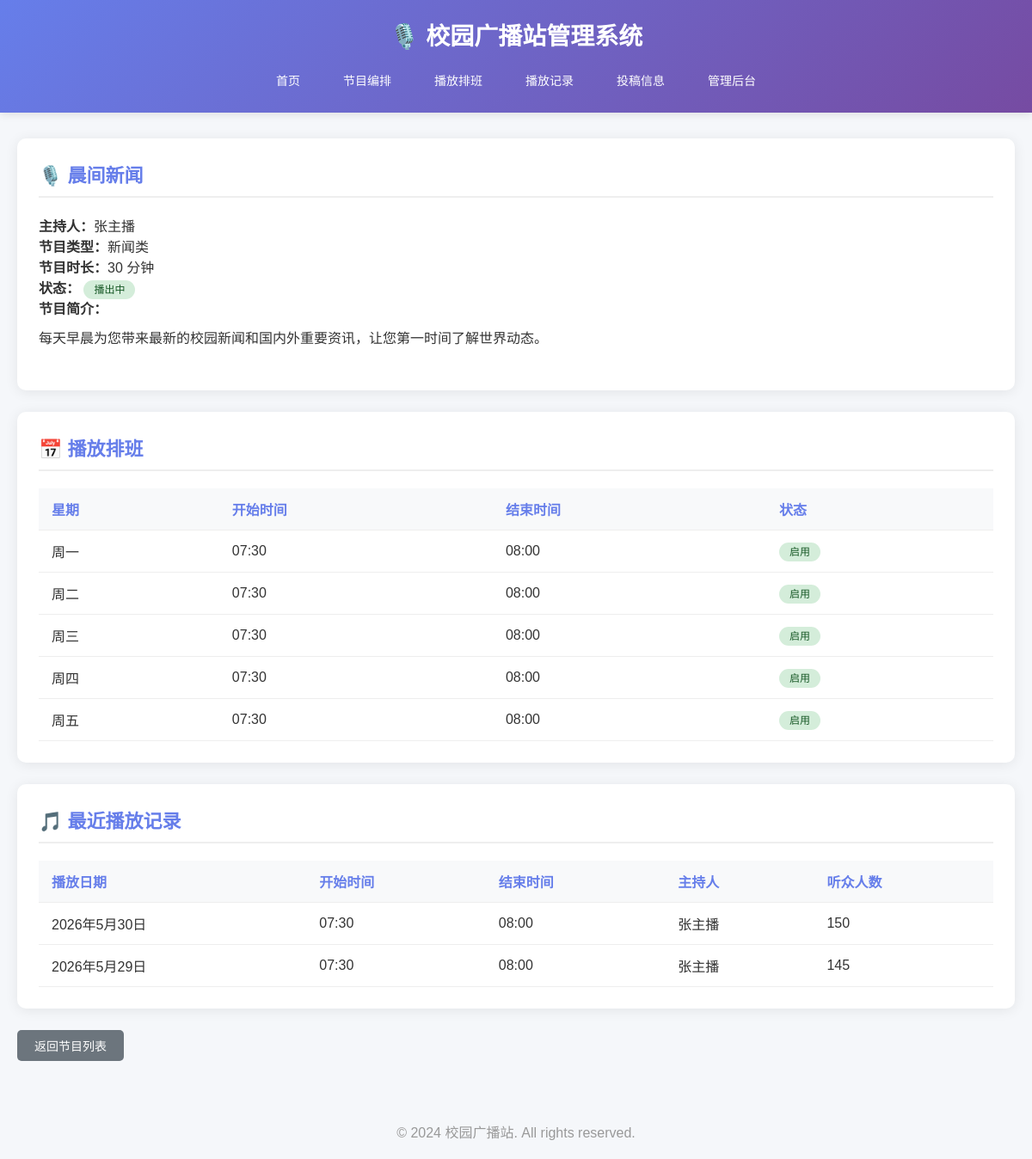
/programs/1/, run on the app's committed database.
### programs/models.py (models this page shows, shortened)
class Program(models.Model):
    STATUS_CHOICES = [
        ('active', '播出中'),
        ('inactive', '停播'),
        ('pending', '待审核'),
    ]
    CATEGORY_CHOICES = [
        ('music', '音乐类'),
        ('news', '新闻类'),
        ('talk', '访谈类'),
        ('story', '故事类'),
        ('education', '教育类'),
        ('entertainment', '娱乐类'),
        ('other', '其他'),
    ]
    name = models.CharField(max_length=100, verbose_name='节目名称')
    host = models.CharField(max_length=50, verbose_name='主持人')
    category = models.CharField(max_length=20, choices=CATEGORY_CHOICES, verbose_name='节目类型')
    description = models.TextField(verbose_name='节目简介')
    duration = models.IntegerField(verbose_name='节目时长(分钟)')
    status = models.CharField(max_length=20, choices=STATUS_CHOICES, default='active', verbose_name='状态')
    created_at = models.DateTimeField(auto_now_add=True, verbose_name='创建时间')
    updated_at = models.DateTimeField(auto_now=True, verbose_name='更新时间')
    class Meta:
        verbose_name = '广播节目'
        verbose_name_plural = '广播节目'
        ordering = ['-created_at']

class Schedule(models.Model):
    WEEKDAY_CHOICES = [
        (1, '周一'),
        (2, '周二'),
        (3, '周三'),
        (4, '周四'),
        (5, '周五'),
        (6, '周六'),
        (7, '周日'),
    ]
    program = models.ForeignKey(Program, on_delete=models.CASCADE, verbose_name='节目')
    weekday = models.IntegerField(choices=WEEKDAY_CHOICES, verbose_name='星期')
    start_time = models.TimeField(verbose_name='开始时间')
    end_time = models.TimeField(verbose_name='结束时间')
    is_active = models.BooleanField(default=True, verbose_name='是否启用')
    created_at = models.DateTimeField(auto_now_add=True, verbose_name='创建时间')
    class Meta:
        verbose_name = '播放排班'
        verbose_name_plural = '播放排班'
        ordering = ['weekday', 'start_time']

class PlayRecord(models.Model):
    program = models.ForeignKey(Program, on_delete=models.CASCADE, verbose_name='节目')
    schedule = models.ForeignKey(Schedule, on_delete=models.SET_NULL, null=True, blank=True, verbose_name='对应排班')
    play_date = models.DateField(verbose_name='播放日期')
    start_time = models.TimeField(verbose_name='实际开始时间')
    end_time = models.TimeField(verbose_name='实际结束时间')
    host = models.CharField(max_length=50, verbose_name='实际主持人')
    listeners_count = models.IntegerField(default=0, verbose_name='听众人数')
    remarks = models.TextField(blank=True, verbose_name='备注')
    created_at = models.DateTimeField(auto_now_add=True, verbose_name='记录时间')
    class Meta:
        verbose_name = '播放记录'
        verbose_name_plural = '播放记录'
        ordering = ['-play_date', '-start_time']

### programs/views.py (the view)
# urls.py: path('programs/<int:program_id>/', views.program_detail, name='program_detail'),
def program_detail(request, program_id):
    program = get_object_or_404(Program, id=program_id)
    schedules = Schedule.objects.filter(program=program)
    records = PlayRecord.objects.filter(program=program)[:10]
    return render(request, 'program_detail.html', {
        'program': program,
        'schedules': schedules,
        'records': records,
    })

### templates/program_detail.html (shortened to what this page needs)
{% extends 'base.html' %}
{% block content %}
<div class="card">
    <h2>🎙️ {{ program.name }}</h2>
    <div style="margin-bottom: 20px;">
        <p><strong>主持人：</strong>{{ program.host }}</p>
        <p><strong>节目类型：</strong>{{ program.get_category_display }}</p>
        <p><strong>节目时长：</strong>{{ program.duration }} 分钟</p>
        <p><strong>状态：</strong>
            <span class="status-badge status-{{ program.status }}">
                {{ program.get_status_display }}
            </span>
        </p>
        <p><strong>节目简介：</strong></p>
        <p style="margin-top: 10px; line-height: 1.8;">{{ program.description }}</p>
    </div>
</div>
<div class="card">
    <h2>📅 播放排班</h2>
    {% if schedules %}
    <table>
        <thead>
            <tr>
                <th>星期</th>
                <th>开始时间</th>
                <th>结束时间</th>
                <th>状态</th>
            </tr>
        </thead>
        <tbody>
            {% for schedule in schedules %}
            <tr>
                <td>{{ schedule.get_weekday_display }}</td>
                <td>{{ schedule.start_time }}</td>
                <td>{{ schedule.end_time }}</td>
                <td>
                    {% if schedule.is_active %}
                    <span class="status-badge status-active">启用</span>
                    {% else %}
                    <span class="status-badge status-inactive">停用</span>
                    {% endif %}
                </td>
            </tr>
            {% endfor %}
        </tbody>
    </table>
    {% else %}
    <p style="color: #999; text-align: center; padding: 20px;">暂无排班信息</p>
    {% endif %}
</div>
<div class="card">
    <h2>🎵 最近播放记录</h2>
    {% if records %}
    <table>
        <thead>
            <tr>
                <th>播放日期</th>
                <th>开始时间</th>
                <th>结束时间</th>
                <th>主持人</th>
                <th>听众人数</th>
            </tr>
        </thead>
        <tbody>
            {% for record in records %}
            <tr>
                <td>{{ record.play_date }}</td>
                <td>{{ record.start_time }}</td>
                <td>{{ record.end_time }}</td>
                <td>{{ record.host }}</td>
                <td>{{ record.listeners_count }}</td>
            </tr>
            {% endfor %}
        </tbody>
    </table>
    {% else %}
    <p style="color: #999; text-align: center; padding: 20px;">暂无播放记录</p>
    {% endif %}
</div>
<div style="margin-top: 20px;">
    <a href="{% url 'program_list' %}" class="btn btn-secondary">返回节目列表</a>
</div>
{% endblock %}

### templates/base.html (style rules this page uses)
* { margin: 0; padding: 0; box-sizing: border-box; }
body { font-family: 'Microsoft YaHei', 'SimHei', sans-serif; background-color: #f5f7fa; color: #333; }
.card { background: white; border-radius: 10px; padding: 25px; margin-bottom: 25px; box-shadow: 0 2px 15px rgba(0,0,0,0.08); }
.card h2 { color: #667eea; margin-bottom: 20px; font-size: 22px; border-bottom: 2px solid #eee; padding-bottom: 10px; }
table { width: 100%; border-collapse: collapse; margin-top: 15px; }
th, td { padding: 12px 15px; text-align: left; border-bottom: 1px solid #eee; }
th { background-color: #f8f9fa; color: #667eea; font-weight: 600; }
.btn { display: inline-block; padding: 8px 20px; background: linear-gradient(135deg, #667eea 0%, #764ba2 100%); color: white; text-decoration: none; border-radius: 5px; border: none; cursor: pointer; font-size: 14px; transition: transform 0.2s; }
.btn-secondary { background: #6c757d; }
.status-badge { padding: 4px 12px; border-radius: 20px; font-size: 12px; font-weight: 500; }
.status-active { background-color: #d4edda; color: #155724; }

### data on the page
Program: name "晨间新闻", host "张主播", category "新闻类", duration "30", status "播出中", description "每天早晨为您带来最新的校园新闻和国内外重要资讯，让您第一时间了解世界动态。"
Schedule: weekday "周一", start_time "07:30", end_time "08:00", is_active "启用"
Schedule: weekday "周二", start_time "07:30", end_time "08:00", is_active "启用"
Schedule: weekday "周三", start_time "07:30", end_time "08:00", is_active "启用"
Schedule: weekday "周四", start_time "07:30", end_time "08:00", is_active "启用"
Schedule: weekday "周五", start_time "07:30", end_time "08:00", is_active "启用"
PlayRecord: play_date "2026年5月30日", start_time "07:30", end_time "08:00", host "张主播", listeners_count "150"
PlayRecord: play_date "2026年5月29日", start_time "07:30", end_time "08:00", host "张主播", listeners_count "145"
